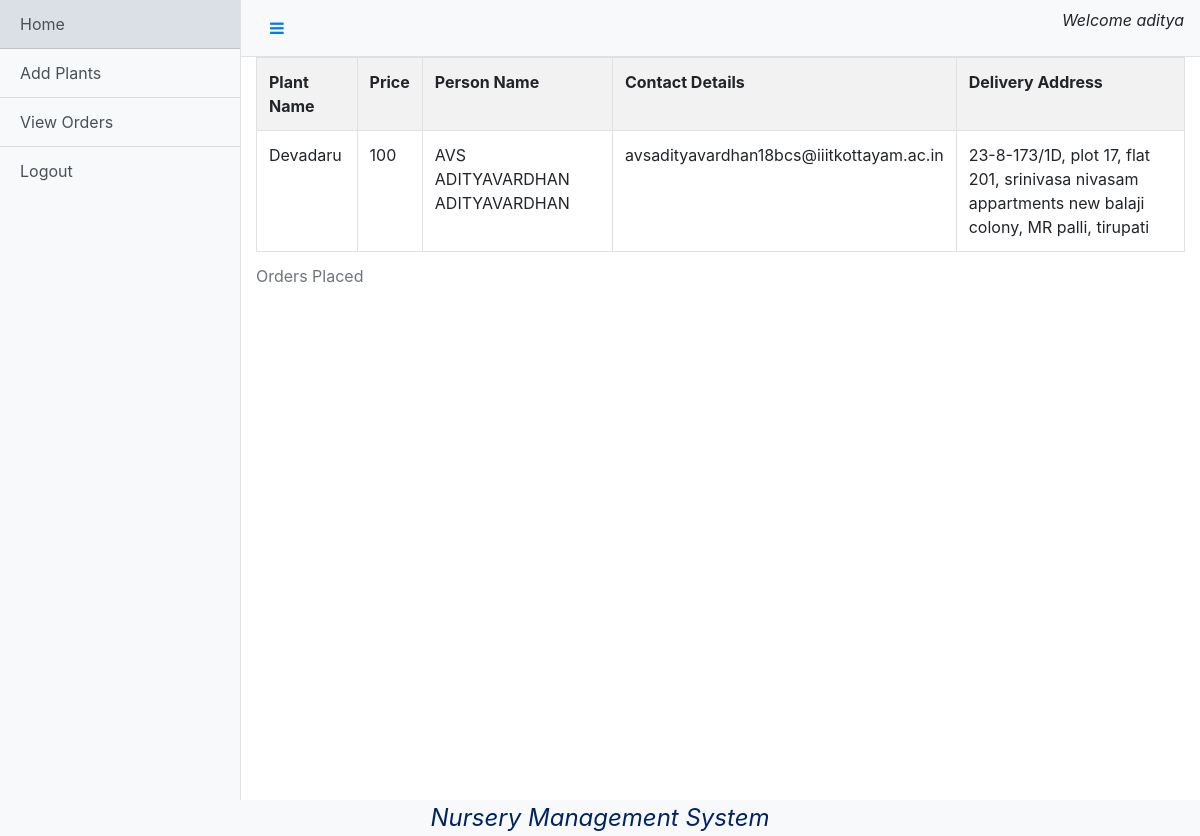
The app's page /nursery/viewOrder (signed in) with its own data.
### base/models.py (models this page shows)
class User(AbstractUser):
    account_type = models.CharField(max_length=10,choices=(("Nursery","Nursery"),("Customer","Customer")))

### customer/models.py (models this page shows)
class Order(models.Model):
    product = models.ForeignKey(Plant,on_delete=models.DO_NOTHING)
    ordered_by = models.ForeignKey(User,on_delete=models.DO_NOTHING)
    ordered_at = models.DateTimeField(auto_now_add=True)
    address = models.CharField(max_length=1000)

### nursery/models.py (models this page shows)
class Plant(models.Model):
    name=models.CharField(max_length=200)
    image=models.ImageField(upload_to='plant_pics')
    price=models.IntegerField()
    created_by=models.ForeignKey(User,on_delete=models.CASCADE)

### nursery/views.py (the view)
# urls.py: path('viewOrder',views.viewOrder,name="viewOrder")
def viewOrder(request):
    obj = Order.objects.filter(product__created_by=request.user)
    return render(request,"nursery/viewOrder.html",{'obj':obj})

### templates/nursery/viewOrder.html
{%extends "nursery/dashboard.html"%}
{%block content%}
<table class="table table-striped table-bordered table-hover">
    <caption>Orders Placed</caption>
    <tr>
        <th>Plant Name</th>
        <th>Price</th>
        <th>Person Name</th>
        <th>Contact Details</th>
        <th>Delivery Address</th>
    </tr>
    {%for item in obj%}
    <tr>
        <td>{{item.product.name}}</td>
        <td>{{item.product.price}}</td>
        <td>{{item.ordered_by.first_name}}</td>
        <td>{{item.ordered_by.email}}</td>
        <td>{{item.address}}</td>
    </tr>
    {%endfor%}
</table>
{%endblock%}

### templates/nursery/dashboard.html (shortened to what this page needs)
{%load static%}
<!DOCTYPE html>
<html lang="en">
<head>
    <link rel="stylesheet" href="https://stackpath.bootstrapcdn.com/bootstrap/4.5.2/css/bootstrap.min.css">
    <link rel="stylesheet" href="https://cdnjs.cloudflare.com/ajax/libs/font-awesome/4.7.0/css/font-awesome.min.css">
    <link rel="stylesheet" href="{% static 'dashboard.css' %}">
</head>
<body>
  <div class="d-flex" id="wrapper">
    <div class="bg-light border-right" id="sidebar-wrapper">
      <div class="list-group list-group-flush">
        <a href="/nursery/dashboard" class="list-group-item list-group-item-action bg-light">Home</a>
        <a href="/nursery/addPlants" class="list-group-item list-group-item-action bg-light">Add Plants</a>
        <a href="/nursery/viewOrder" class="list-group-item list-group-item-action bg-light">View Orders</a>
        <a href="/logout" class="list-group-item list-group-item-action bg-light">Logout</a>
      </div>
    </div>
    <div id="page-content-wrapper">
      <nav class="navbar navbar-expand-lg navbar-light bg-light border-bottom">
        <button class="btn btn-link" id="menu-toggle"><i class="fa fa-bars" aria-hidden="true"></i></button>
        <p class="justify-content-end ml-auto" style="font-style: oblique;">Welcome {{request.user.username}}</p>
      </nav>
      <div class="container-fluid">
            {%block content%}
            {%endblock%}
      </div>
    </div>
  </div>
  <div class="footer obq bg-light">
    Nursery Management System
  </div>
</body>
</html>

### static/dashboard.css (style rules this page uses)
#wrapper { overflow-x: hidden; }
#sidebar-wrapper { min-height: 100vh; margin-left: -15rem; -webkit-transition: margin .25s ease-out; -moz-transition: margin .25s ease-out; -o-transition: margin .25s ease-out; transition: margin .25s ease-out; }
.footer { font-weight: 400; font-size: 1.3em; left: 0; bottom: 0; width: 100%; color: #002366; text-align: center; }
#sidebar-wrapper .list-group { width: 15rem; }
#page-content-wrapper { min-width: 100vw; }
@media (min-width: 768px) { #sidebar-wrapper { margin-left: 0; } }
@media (min-width: 768px) { #page-content-wrapper { min-width: 0; width: 100%; } }
.obq { font-style: oblique; font-size: 1.5em; text-align:center; }

### records on screen
User: user.username "aditya"
Order: product.name "Devadaru", product.price "100", ordered_by.first_name "AVS ADITYAVARDHAN ADITYAVARDHAN", ordered_by.email "avsadityavardhan18bcs@iiitkottayam.ac.in", address "23-8-173/1D, plot 17, flat 201, srinivasa nivasam appartments new balaji colony, MR palli, tirupati"
